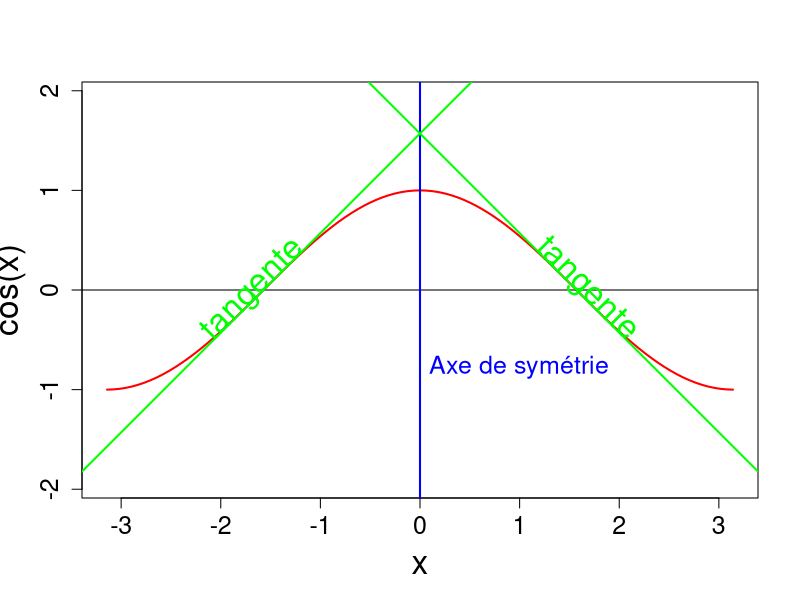
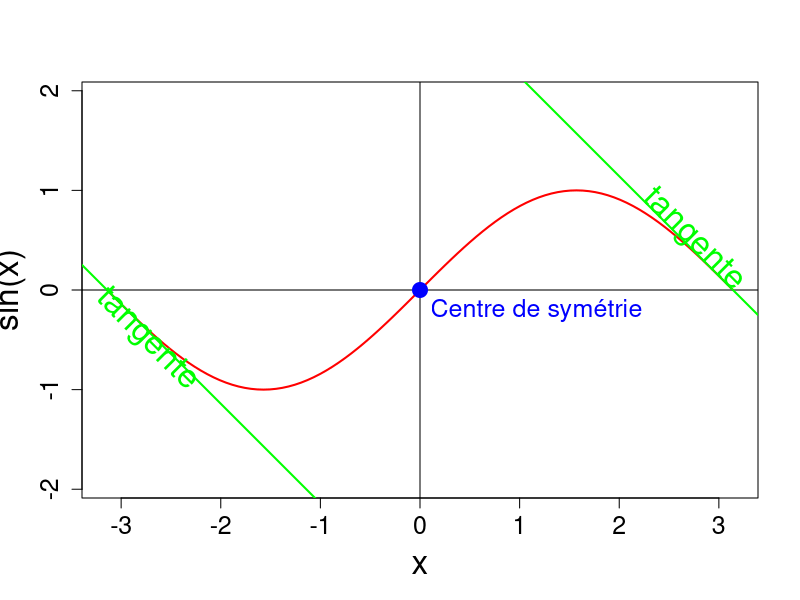
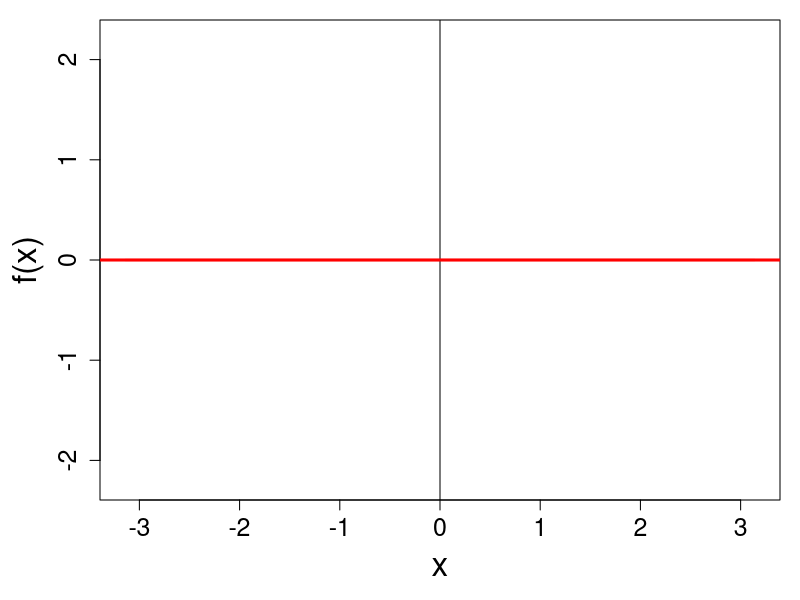
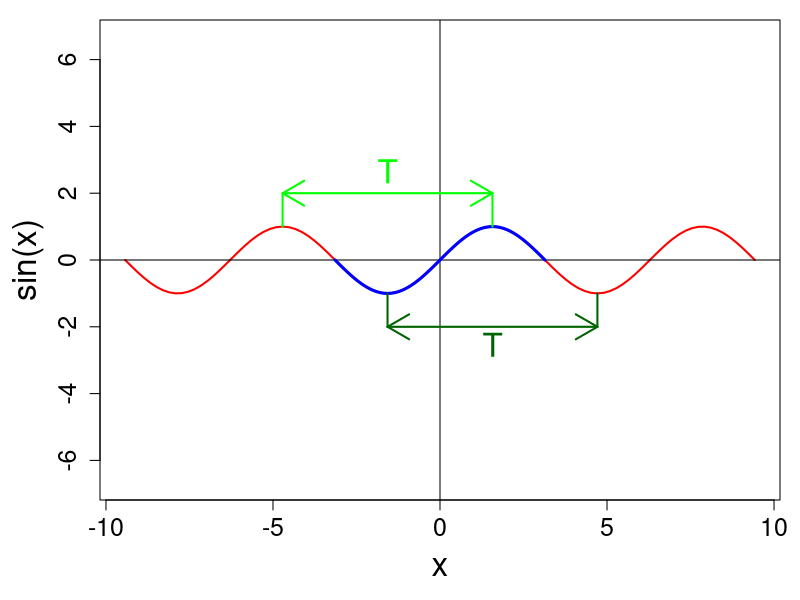
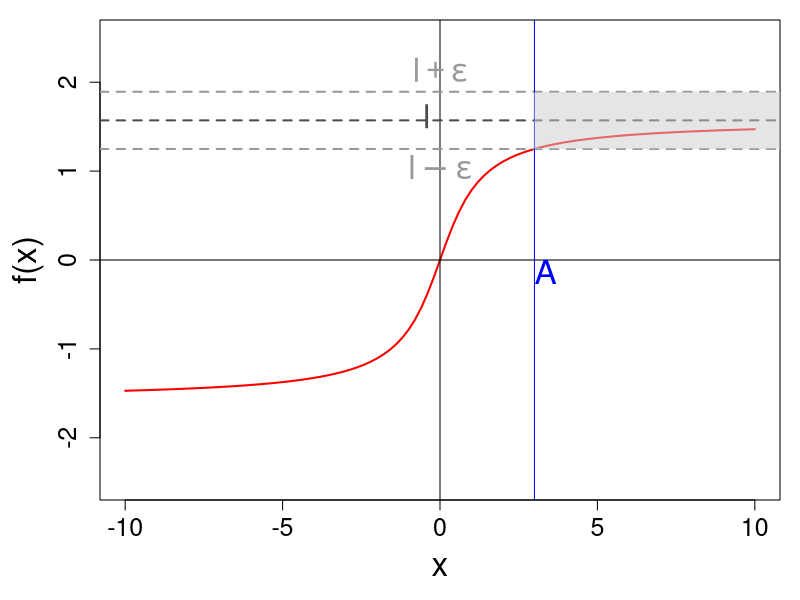
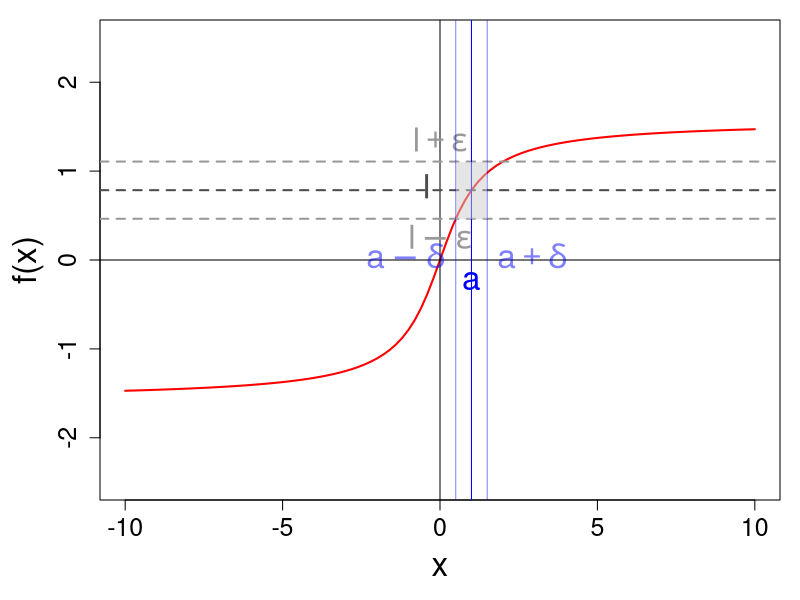

Write the R code that produced these figures, in order.
## ---- chunk 1
knitr::opts_chunk$set(echo = FALSE, cache = TRUE)
## ---- chunk 2
curve(cos, from = -pi, to = pi, lwd = 2, col = "red", cex.axis = 1.5, cex.lab = 2, asp = 1)
abline(h = 0, v = 0)
abline(v = 0, col = "blue", lwd = 2)
text(0, -0.75, labels = "Axe de symétrie", adj = c(-0.05, 0.5), cex = 1.5, col = "blue")
abline(a = pi/2, b = -1, col = "green", lwd = 2)
abline(a = pi/2, b = 1, col = "green", lwd = 2)
text(-(pi/2 + 0.1), 0, labels = "tangente", srt = 45, cex = 2, col = "green")
text( (pi/2 + 0.1), 0, labels = "tangente", srt = -45, cex = 2, col = "green")
## ---- chunk 3
curve(sin, from = -pi, to = pi, lwd = 2, col = "red", cex.axis = 1.5, cex.lab = 2, asp = 1)
abline(h = 0, v = 0)
points(0, 0,  pch = 19, cex = 2, col = "blue")
text(0 , 0, labels = "Centre de symétrie", adj = c(-0.05, 1.5), cex = 1.5, col = "blue")
abline(a = -pi, b = -1, col = "green", lwd = 2)
abline(a = +pi, b = -1, col = "green", lwd = 2)
offset <- 0.5
text(+pi + 0.1 - offset, 0 + offset, labels = "tangente", srt = -45, cex = 2, col = "green")
text(-(pi + 0.1 - offset), -(0 + offset), labels = "tangente", srt = -45, cex = 2, col = "green")
## ---- chunk 4
par(mar = c(5, 5, 1, 1))
f <- function(x) { rep(0, length(x)) }
curve(f, from = -pi, to = pi, lwd = 2, col = "red", cex.axis = 1.5, cex.lab = 2, asp = 1)
abline(h = 0, v = 0)
lines(c(-4, 4), c(0, 0), col = "red", lwd = 3)
## ---- chunk 5
curve(sin, from = -3*pi, to = 3*pi, lwd = 2, col = "red", cex.axis = 1.5, cex.lab = 2, asp = 1)
abline(h = 0, v = 0)
curve(sin, from = -pi, to = pi, lwd = 3, col = "blue", cex.axis = 1.5, cex.lab = 2, asp = 1, add = TRUE)
arrows(x0 = -3*pi/2, x1 = pi/2, y0 = 2, code = 3, col = "green", lwd = 2); segments(x0 = c(-3, 1)*pi/2, y0 = 1, y1 = 2, lwd = 2, col = "green"); text(-pi/2, 2, label = "T", col = "green", pos = 3 ,cex = 2)
arrows(x0 = -pi/2, x1 = 3*pi/2, y0 = -2, code = 3, col = "darkgreen", lwd = 2); segments(x0 = c(-1, 3)*pi/2, y0 = -1, y1 = -2, lwd = 2, col = "darkgreen"); text(pi/2, -2, label = "T", col = "darkgreen", pos = 1 ,cex = 2)
## ---- chunk 6
par(mar = c(5, 5, 1, 1))
curve(atan, -10, 10, col = "red", lwd = 2, ylab = "f(x)", cex.axis = 1.5, cex.lab = 2, ylim = c(-2.5, 2.5))
abline(v = 0, h = 0)
abline(h = pi/2, col = "grey30", lwd = 2, lty = 2)
vareps <- pi/2 - atan(3)
abline(h = pi/2 + vareps * c(-1, 1), col = "grey60", lwd = 2, lty = 2)
text(x = 0, y = pi/2 + vareps * c(-1, 0, 1), labels = c(expression(l-epsilon, l, l + epsilon)), pos = c(1, 2, 3), cex = 2, col = c("grey30", "grey60")[c(2, 1, 2)])
abline(v = 3, col = "blue")
text(x = 3, y = 0, labels = "A", adj = c(0, 1), cex = 2, col = "blue")
polygon(x = c(12, 3, 3, 12), y = pi/2 + vareps*c(-1, -1, 1, 1), col = scales::alpha("grey80", alpha = 0.5), border = NA)
## ---- chunk 7
par(mar = c(5, 5, 1, 1))
curve(atan, -10, 10, col = "red", lwd = 2, ylab = "f(x)", cex.axis = 1.5, cex.lab = 2, ylim = c(-2.5, 2.5))
abline(v = 0, h = 0)
abline(v = 1, col = "blue")
abline(h = pi/4, col = "grey30", lwd = 2, lty = 2)
text(x = c(0, 1), y = c(pi/4, 0), labels = c("l", "a"), pos = c(2, 1), cex = 2, col = c("grey60", "blue"))
vareps <- max(atan(1) - atan(1/2), atan(3/2) - atan(1)) 
abline(h = pi/4 + vareps * c(-1, 1), col = "grey60", lwd = 2, lty = 2)
text(x = 0, y = pi/4 + vareps * c(-1, 0, 1), labels = c(expression(l-epsilon, l, l + epsilon)), pos = c(1, 2, 3), cex = 2, col = c("grey30", "grey60")[c(2, 1, 2)])
delta <- min(3/2- 1, 1 - 1/2)
abline(v = 1 + delta * c(-1, 0, 1), col = c("blue", scales::alpha("blue", 0.5))[c(2, 1, 2)])
text(x = 1 + delta * c(-1, 1), y = 0, labels = expression(a - delta, a + delta), pos = c(2, 4), cex = 2, col = scales::alpha("blue", 0.5))
polygon(x = 1 + delta*c(1, -1, -1, 1), y = pi/4 + vareps*c(-1, -1, 1, 1), col = scales::alpha("grey80", alpha = 0.5), border = NA)
